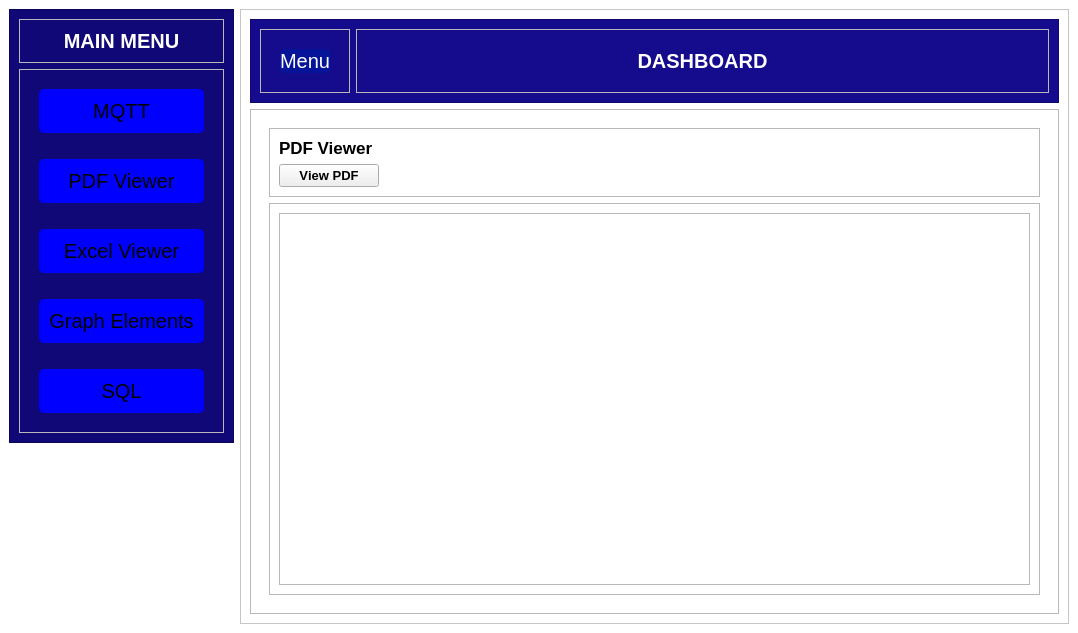
<?xml version="1.0" encoding="UTF-8"?>
<ui version="4.0">
 <class>MainWindow</class>
 <widget class="QMainWindow" name="MainWindow">
  <property name="geometry">
   <rect>
    <x>0</x>
    <y>0</y>
    <width>1078</width>
    <height>633</height>
   </rect>
  </property>
  <property name="windowTitle">
   <string>MainWindow</string>
  </property>
  <widget class="QWidget" name="centralwidget">
   <property name="styleSheet">
    <string notr="true">#frame_4{
background-colr:rgb(0, 21, 116);
}
#frame{
background-color: rgb(16, 8, 118);
}
#centralwidget{
background-color: white;
}
#frame_4  QPushButton{
background-color:rgb(0, 0, 255);
font-size: 20px;
margin:10px;
padding:10px;
border-radius:5px
}

#frame_3 QLabel{
color:white;
}
#frame_8 QLabel{
color:white;
}
#frame_7  QPushButton{
background-color:rgb(6, 20, 154);
color:white;
font-size: 20px;
margin:10px;
text-align: left;
border-radius:5px
}
#frame_7{
width:20px;
}
#frame_5{
background-color:rgb(21, 11, 141);
}
#frame_9 QLabel{
color:black;

}
#frame_2{
background-color:white;

}

</string>
   </property>
   <layout class="QHBoxLayout" name="horizontalLayout">
    <item alignment="Qt::AlignTop">
     <widget class="QFrame" name="frame">
      <property name="sizePolicy">
       <sizepolicy hsizetype="Preferred" vsizetype="Expanding">
        <horstretch>0</horstretch>
        <verstretch>0</verstretch>
       </sizepolicy>
      </property>
      <property name="frameShape">
       <enum>QFrame::StyledPanel</enum>
      </property>
      <property name="frameShadow">
       <enum>QFrame::Raised</enum>
      </property>
      <layout class="QVBoxLayout" name="verticalLayout">
       <item alignment="Qt::AlignTop">
        <widget class="QFrame" name="frame_3">
         <property name="frameShape">
          <enum>QFrame::StyledPanel</enum>
         </property>
         <property name="frameShadow">
          <enum>QFrame::Raised</enum>
         </property>
         <layout class="QHBoxLayout" name="horizontalLayout_2">
          <item alignment="Qt::AlignTop">
           <widget class="QLabel" name="label">
            <property name="font">
             <font>
              <pointsize>15</pointsize>
              <weight>75</weight>
              <bold>true</bold>
             </font>
            </property>
            <property name="text">
             <string>MAIN MENU</string>
            </property>
            <property name="scaledContents">
             <bool>true</bool>
            </property>
            <property name="alignment">
             <set>Qt::AlignCenter</set>
            </property>
           </widget>
          </item>
         </layout>
        </widget>
       </item>
       <item>
        <widget class="QFrame" name="frame_4">
         <property name="sizePolicy">
          <sizepolicy hsizetype="Preferred" vsizetype="Expanding">
           <horstretch>0</horstretch>
           <verstretch>0</verstretch>
          </sizepolicy>
         </property>
         <property name="frameShape">
          <enum>QFrame::StyledPanel</enum>
         </property>
         <property name="frameShadow">
          <enum>QFrame::Raised</enum>
         </property>
         <layout class="QVBoxLayout" name="verticalLayout_2">
          <item>
           <widget class="QPushButton" name="pushButton">
            <property name="font">
             <font>
              <pointsize>-1</pointsize>
             </font>
            </property>
            <property name="text">
             <string>MQTT</string>
            </property>
           </widget>
          </item>
          <item>
           <widget class="QPushButton" name="pushButton_2">
            <property name="font">
             <font>
              <pointsize>-1</pointsize>
             </font>
            </property>
            <property name="text">
             <string>PDF Viewer</string>
            </property>
           </widget>
          </item>
          <item>
           <widget class="QPushButton" name="pushButton_3">
            <property name="font">
             <font>
              <pointsize>-1</pointsize>
             </font>
            </property>
            <property name="text">
             <string>Excel Viewer</string>
            </property>
           </widget>
          </item>
          <item>
           <widget class="QPushButton" name="pushButton_4">
            <property name="font">
             <font>
              <pointsize>-1</pointsize>
             </font>
            </property>
            <property name="text">
             <string>Graph Elements</string>
            </property>
           </widget>
          </item>
          <item>
           <widget class="QPushButton" name="pushButton_6">
            <property name="font">
             <font>
              <pointsize>-1</pointsize>
             </font>
            </property>
            <property name="text">
             <string>SQL</string>
            </property>
           </widget>
          </item>
         </layout>
        </widget>
       </item>
      </layout>
     </widget>
    </item>
    <item>
     <widget class="QFrame" name="frame_2">
      <property name="frameShape">
       <enum>QFrame::StyledPanel</enum>
      </property>
      <property name="frameShadow">
       <enum>QFrame::Raised</enum>
      </property>
      <layout class="QVBoxLayout" name="verticalLayout_3">
       <item>
        <widget class="QFrame" name="frame_5">
         <property name="frameShape">
          <enum>QFrame::StyledPanel</enum>
         </property>
         <property name="frameShadow">
          <enum>QFrame::Raised</enum>
         </property>
         <layout class="QHBoxLayout" name="horizontalLayout_3">
          <item alignment="Qt::AlignLeft">
           <widget class="QFrame" name="frame_7">
            <property name="frameShape">
             <enum>QFrame::StyledPanel</enum>
            </property>
            <property name="frameShadow">
             <enum>QFrame::Raised</enum>
            </property>
            <layout class="QHBoxLayout" name="horizontalLayout_4">
             <item alignment="Qt::AlignLeft">
              <widget class="QPushButton" name="pushButton_5">
               <property name="font">
                <font>
                 <pointsize>-1</pointsize>
                </font>
               </property>
               <property name="text">
                <string>Menu</string>
               </property>
              </widget>
             </item>
            </layout>
           </widget>
          </item>
          <item>
           <widget class="QFrame" name="frame_8">
            <property name="frameShape">
             <enum>QFrame::StyledPanel</enum>
            </property>
            <property name="frameShadow">
             <enum>QFrame::Raised</enum>
            </property>
            <layout class="QVBoxLayout" name="verticalLayout_4">
             <item>
              <widget class="QLabel" name="label_3">
               <property name="sizePolicy">
                <sizepolicy hsizetype="Expanding" vsizetype="Preferred">
                 <horstretch>0</horstretch>
                 <verstretch>0</verstretch>
                </sizepolicy>
               </property>
               <property name="font">
                <font>
                 <pointsize>15</pointsize>
                 <weight>75</weight>
                 <bold>true</bold>
                </font>
               </property>
               <property name="text">
                <string>DASHBOARD</string>
               </property>
               <property name="alignment">
                <set>Qt::AlignCenter</set>
               </property>
              </widget>
             </item>
            </layout>
           </widget>
          </item>
         </layout>
        </widget>
       </item>
       <item>
        <widget class="QFrame" name="frame_6">
         <property name="frameShape">
          <enum>QFrame::StyledPanel</enum>
         </property>
         <property name="frameShadow">
          <enum>QFrame::Raised</enum>
         </property>
         <layout class="QVBoxLayout" name="verticalLayout_5">
          <item>
           <widget class="QStackedWidget" name="stackedWidget">
            <property name="currentIndex">
             <number>1</number>
            </property>
            <widget class="QWidget" name="page">
             <layout class="QVBoxLayout" name="verticalLayout_6">
              <item alignment="Qt::AlignTop">
               <widget class="QFrame" name="frame_9">
                <property name="frameShape">
                 <enum>QFrame::StyledPanel</enum>
                </property>
                <property name="frameShadow">
                 <enum>QFrame::Raised</enum>
                </property>
                <layout class="QVBoxLayout" name="verticalLayout_7">
                 <item alignment="Qt::AlignLeft|Qt::AlignTop">
                  <widget class="QLabel" name="label_4">
                   <property name="font">
                    <font>
                     <pointsize>13</pointsize>
                     <weight>75</weight>
                     <bold>true</bold>
                    </font>
                   </property>
                   <property name="text">
                    <string>MQTT</string>
                   </property>
                   <property name="alignment">
                    <set>Qt::AlignHCenter|Qt::AlignTop</set>
                   </property>
                  </widget>
                 </item>
                </layout>
               </widget>
              </item>
              <item>
               <widget class="QFrame" name="frame_10">
                <property name="sizePolicy">
                 <sizepolicy hsizetype="Preferred" vsizetype="Expanding">
                  <horstretch>0</horstretch>
                  <verstretch>0</verstretch>
                 </sizepolicy>
                </property>
                <property name="frameShape">
                 <enum>QFrame::StyledPanel</enum>
                </property>
                <property name="frameShadow">
                 <enum>QFrame::Raised</enum>
                </property>
                <layout class="QFormLayout" name="formLayout">
                 <item row="0" column="0">
                  <widget class="QLabel" name="label_2">
                   <property name="font">
                    <font>
                     <pointsize>12</pointsize>
                    </font>
                   </property>
                   <property name="text">
                    <string>Message toPublish</string>
                   </property>
                  </widget>
                 </item>
                 <item row="0" column="1">
                  <widget class="QTextEdit" name="textEdit">
                   <property name="font">
                    <font>
                     <pointsize>12</pointsize>
                    </font>
                   </property>
                  </widget>
                 </item>
                 <item row="1" column="1">
                  <widget class="QPushButton" name="pushButton_7">
                   <property name="font">
                    <font>
                     <pointsize>9</pointsize>
                     <weight>75</weight>
                     <bold>true</bold>
                    </font>
                   </property>
                   <property name="text">
                    <string>Publish</string>
                   </property>
                  </widget>
                 </item>
                 <item row="2" column="0">
                  <widget class="QLabel" name="label_9">
                   <property name="font">
                    <font>
                     <pointsize>10</pointsize>
                    </font>
                   </property>
                   <property name="text">
                    <string>Recived Message</string>
                   </property>
                  </widget>
                 </item>
                 <item row="2" column="1">
                  <widget class="QTextEdit" name="textEdit_2"/>
                 </item>
                </layout>
               </widget>
              </item>
             </layout>
            </widget>
            <widget class="QWidget" name="page_2">
             <layout class="QVBoxLayout" name="verticalLayout_9">
              <item alignment="Qt::AlignTop">
               <widget class="QFrame" name="frame_12">
                <property name="frameShape">
                 <enum>QFrame::StyledPanel</enum>
                </property>
                <property name="frameShadow">
                 <enum>QFrame::Raised</enum>
                </property>
                <layout class="QVBoxLayout" name="verticalLayout_8">
                 <item>
                  <widget class="QLabel" name="label_5">
                   <property name="font">
                    <font>
                     <pointsize>13</pointsize>
                     <weight>75</weight>
                     <bold>true</bold>
                    </font>
                   </property>
                   <property name="text">
                    <string>PDF Viewer</string>
                   </property>
                   <property name="alignment">
                    <set>Qt::AlignLeading|Qt::AlignLeft|Qt::AlignTop</set>
                   </property>
                  </widget>
                 </item>
                 <item>
                  <widget class="QPushButton" name="pushButton_8">
                   <property name="maximumSize">
                    <size>
                     <width>100</width>
                     <height>16777215</height>
                    </size>
                   </property>
                   <property name="font">
                    <font>
                     <pointsize>10</pointsize>
                     <weight>75</weight>
                     <bold>true</bold>
                     <kerning>false</kerning>
                    </font>
                   </property>
                   <property name="text">
                    <string>View PDF</string>
                   </property>
                  </widget>
                 </item>
                </layout>
               </widget>
              </item>
              <item>
               <widget class="QFrame" name="frame_11">
                <property name="sizePolicy">
                 <sizepolicy hsizetype="Preferred" vsizetype="Expanding">
                  <horstretch>0</horstretch>
                  <verstretch>0</verstretch>
                 </sizepolicy>
                </property>
                <property name="font">
                 <font>
                  <pointsize>9</pointsize>
                 </font>
                </property>
                <property name="frameShape">
                 <enum>QFrame::StyledPanel</enum>
                </property>
                <property name="frameShadow">
                 <enum>QFrame::Raised</enum>
                </property>
                <layout class="QVBoxLayout" name="verticalLayout_16">
                 <item>
                  <widget class="QFrame" name="frame_19">
                   <property name="frameShape">
                    <enum>QFrame::StyledPanel</enum>
                   </property>
                   <property name="frameShadow">
                    <enum>QFrame::Raised</enum>
                   </property>
                  </widget>
                 </item>
                </layout>
               </widget>
              </item>
             </layout>
            </widget>
            <widget class="QWidget" name="page_3">
             <layout class="QVBoxLayout" name="verticalLayout_11">
              <item alignment="Qt::AlignTop">
               <widget class="QFrame" name="frame_14">
                <property name="frameShape">
                 <enum>QFrame::StyledPanel</enum>
                </property>
                <property name="frameShadow">
                 <enum>QFrame::Raised</enum>
                </property>
                <layout class="QVBoxLayout" name="verticalLayout_10">
                 <item alignment="Qt::AlignLeft|Qt::AlignTop">
                  <widget class="QLabel" name="label_6">
                   <property name="font">
                    <font>
                     <pointsize>13</pointsize>
                     <weight>75</weight>
                     <bold>true</bold>
                    </font>
                   </property>
                   <property name="text">
                    <string>EXCEL Viewer</string>
                   </property>
                   <property name="alignment">
                    <set>Qt::AlignHCenter|Qt::AlignTop</set>
                   </property>
                  </widget>
                 </item>
                 <item>
                  <widget class="QPushButton" name="pushButton_9">
                   <property name="maximumSize">
                    <size>
                     <width>100</width>
                     <height>16777215</height>
                    </size>
                   </property>
                   <property name="text">
                    <string>View Excel</string>
                   </property>
                  </widget>
                 </item>
                </layout>
               </widget>
              </item>
              <item>
               <widget class="QFrame" name="frame_13">
                <property name="sizePolicy">
                 <sizepolicy hsizetype="Preferred" vsizetype="Expanding">
                  <horstretch>0</horstretch>
                  <verstretch>0</verstretch>
                 </sizepolicy>
                </property>
                <property name="frameShape">
                 <enum>QFrame::StyledPanel</enum>
                </property>
                <property name="frameShadow">
                 <enum>QFrame::Raised</enum>
                </property>
               </widget>
              </item>
             </layout>
            </widget>
            <widget class="QWidget" name="page_4">
             <layout class="QVBoxLayout" name="verticalLayout_13">
              <item alignment="Qt::AlignTop">
               <widget class="QFrame" name="frame_16">
                <property name="frameShape">
                 <enum>QFrame::StyledPanel</enum>
                </property>
                <property name="frameShadow">
                 <enum>QFrame::Raised</enum>
                </property>
                <layout class="QVBoxLayout" name="verticalLayout_12">
                 <item alignment="Qt::AlignLeft|Qt::AlignTop">
                  <widget class="QLabel" name="label_7">
                   <property name="font">
                    <font>
                     <pointsize>13</pointsize>
                     <weight>75</weight>
                     <bold>true</bold>
                    </font>
                   </property>
                   <property name="text">
                    <string>Graph Elements</string>
                   </property>
                   <property name="alignment">
                    <set>Qt::AlignHCenter|Qt::AlignTop</set>
                   </property>
                  </widget>
                 </item>
                </layout>
               </widget>
              </item>
              <item>
               <widget class="QFrame" name="frame_15">
                <property name="sizePolicy">
                 <sizepolicy hsizetype="Preferred" vsizetype="Expanding">
                  <horstretch>0</horstretch>
                  <verstretch>0</verstretch>
                 </sizepolicy>
                </property>
                <property name="frameShape">
                 <enum>QFrame::StyledPanel</enum>
                </property>
                <property name="frameShadow">
                 <enum>QFrame::Raised</enum>
                </property>
                <layout class="QGridLayout" name="gridLayout_4"/>
               </widget>
              </item>
             </layout>
            </widget>
            <widget class="QWidget" name="page_5">
             <layout class="QVBoxLayout" name="verticalLayout_15">
              <item alignment="Qt::AlignTop">
               <widget class="QFrame" name="frame_18">
                <property name="frameShape">
                 <enum>QFrame::StyledPanel</enum>
                </property>
                <property name="frameShadow">
                 <enum>QFrame::Raised</enum>
                </property>
                <layout class="QVBoxLayout" name="verticalLayout_14">
                 <item alignment="Qt::AlignLeft|Qt::AlignTop">
                  <widget class="QLabel" name="label_8">
                   <property name="font">
                    <font>
                     <pointsize>13</pointsize>
                     <weight>75</weight>
                     <bold>true</bold>
                    </font>
                   </property>
                   <property name="text">
                    <string>SQL</string>
                   </property>
                   <property name="alignment">
                    <set>Qt::AlignHCenter|Qt::AlignTop</set>
                   </property>
                  </widget>
                 </item>
                </layout>
               </widget>
              </item>
              <item>
               <widget class="QFrame" name="frame_17">
                <property name="sizePolicy">
                 <sizepolicy hsizetype="Preferred" vsizetype="Expanding">
                  <horstretch>0</horstretch>
                  <verstretch>0</verstretch>
                 </sizepolicy>
                </property>
                <property name="font">
                 <font>
                  <pointsize>12</pointsize>
                  <weight>75</weight>
                  <bold>true</bold>
                 </font>
                </property>
                <property name="frameShape">
                 <enum>QFrame::StyledPanel</enum>
                </property>
                <property name="frameShadow">
                 <enum>QFrame::Raised</enum>
                </property>
                <widget class="QComboBox" name="comboBox">
                 <property name="geometry">
                  <rect>
                   <x>160</x>
                   <y>10</y>
                   <width>121</width>
                   <height>22</height>
                  </rect>
                 </property>
                 <property name="font">
                  <font>
                   <pointsize>10</pointsize>
                  </font>
                 </property>
                </widget>
                <widget class="QLabel" name="label_10">
                 <property name="geometry">
                  <rect>
                   <x>20</x>
                   <y>10</y>
                   <width>121</width>
                   <height>16</height>
                  </rect>
                 </property>
                 <property name="font">
                  <font>
                   <pointsize>10</pointsize>
                  </font>
                 </property>
                 <property name="text">
                  <string>Select A Table</string>
                 </property>
                </widget>
               </widget>
              </item>
             </layout>
            </widget>
           </widget>
          </item>
         </layout>
        </widget>
       </item>
      </layout>
     </widget>
    </item>
   </layout>
  </widget>
 </widget>
 <resources/>
 <connections/>
</ui>
